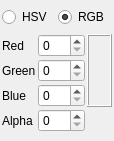
<?xml version="1.0" encoding="UTF-8"?>
<ui version="4.0">
 <author>liuyanghejerry@126.com</author>
 <class>ColorInspector</class>
 <widget class="QWidget" name="ColorInspector">
  <property name="geometry">
   <rect>
    <x>0</x>
    <y>0</y>
    <width>114</width>
    <height>141</height>
   </rect>
  </property>
  <property name="baseSize">
   <size>
    <width>0</width>
    <height>114</height>
   </size>
  </property>
  <layout class="QVBoxLayout" name="verticalLayout">
   <property name="spacing">
    <number>2</number>
   </property>
   <property name="leftMargin">
    <number>2</number>
   </property>
   <property name="topMargin">
    <number>2</number>
   </property>
   <property name="rightMargin">
    <number>2</number>
   </property>
   <property name="bottomMargin">
    <number>2</number>
   </property>
   <item>
    <layout class="QHBoxLayout" name="horizontalLayout">
     <property name="spacing">
      <number>2</number>
     </property>
     <item>
      <widget class="QRadioButton" name="hsv">
       <property name="text">
        <string>HSV</string>
       </property>
      </widget>
     </item>
     <item>
      <widget class="QRadioButton" name="rgb">
       <property name="text">
        <string>RGB</string>
       </property>
       <property name="checked">
        <bool>true</bool>
       </property>
      </widget>
     </item>
    </layout>
   </item>
   <item>
    <layout class="QGridLayout" name="gridLayout">
     <property name="spacing">
      <number>2</number>
     </property>
     <item row="0" column="0">
      <widget class="QLabel" name="red">
       <property name="text">
        <string>Red</string>
       </property>
      </widget>
     </item>
     <item row="0" column="1">
      <widget class="QSpinBox" name="RedspinBox">
       <property name="maximum">
        <number>255</number>
       </property>
      </widget>
     </item>
     <item row="1" column="0">
      <widget class="QLabel" name="green">
       <property name="text">
        <string>Green</string>
       </property>
      </widget>
     </item>
     <item row="1" column="1">
      <widget class="QSpinBox" name="GreenspinBox">
       <property name="maximum">
        <number>255</number>
       </property>
      </widget>
     </item>
     <item row="2" column="0">
      <widget class="QLabel" name="blue">
       <property name="text">
        <string>Blue</string>
       </property>
      </widget>
     </item>
     <item row="2" column="1">
      <widget class="QSpinBox" name="BluespinBox">
       <property name="maximum">
        <number>255</number>
       </property>
      </widget>
     </item>
     <item row="3" column="0">
      <widget class="QLabel" name="alpha">
       <property name="text">
        <string>Alpha</string>
       </property>
      </widget>
     </item>
     <item row="3" column="1">
      <widget class="QSpinBox" name="AlphaspinBox">
       <property name="maximum">
        <number>255</number>
       </property>
      </widget>
     </item>
     <item row="0" column="2" rowspan="3">
      <widget class="QLabel" name="label">
       <property name="autoFillBackground">
        <bool>true</bool>
       </property>
       <property name="frameShape">
        <enum>QFrame::Box</enum>
       </property>
       <property name="frameShadow">
        <enum>QFrame::Raised</enum>
       </property>
      </widget>
     </item>
    </layout>
   </item>
  </layout>
 </widget>
 <tabstops>
  <tabstop>hsv</tabstop>
  <tabstop>rgb</tabstop>
  <tabstop>RedspinBox</tabstop>
  <tabstop>GreenspinBox</tabstop>
  <tabstop>BluespinBox</tabstop>
  <tabstop>AlphaspinBox</tabstop>
 </tabstops>
 <resources/>
 <connections/>
</ui>
